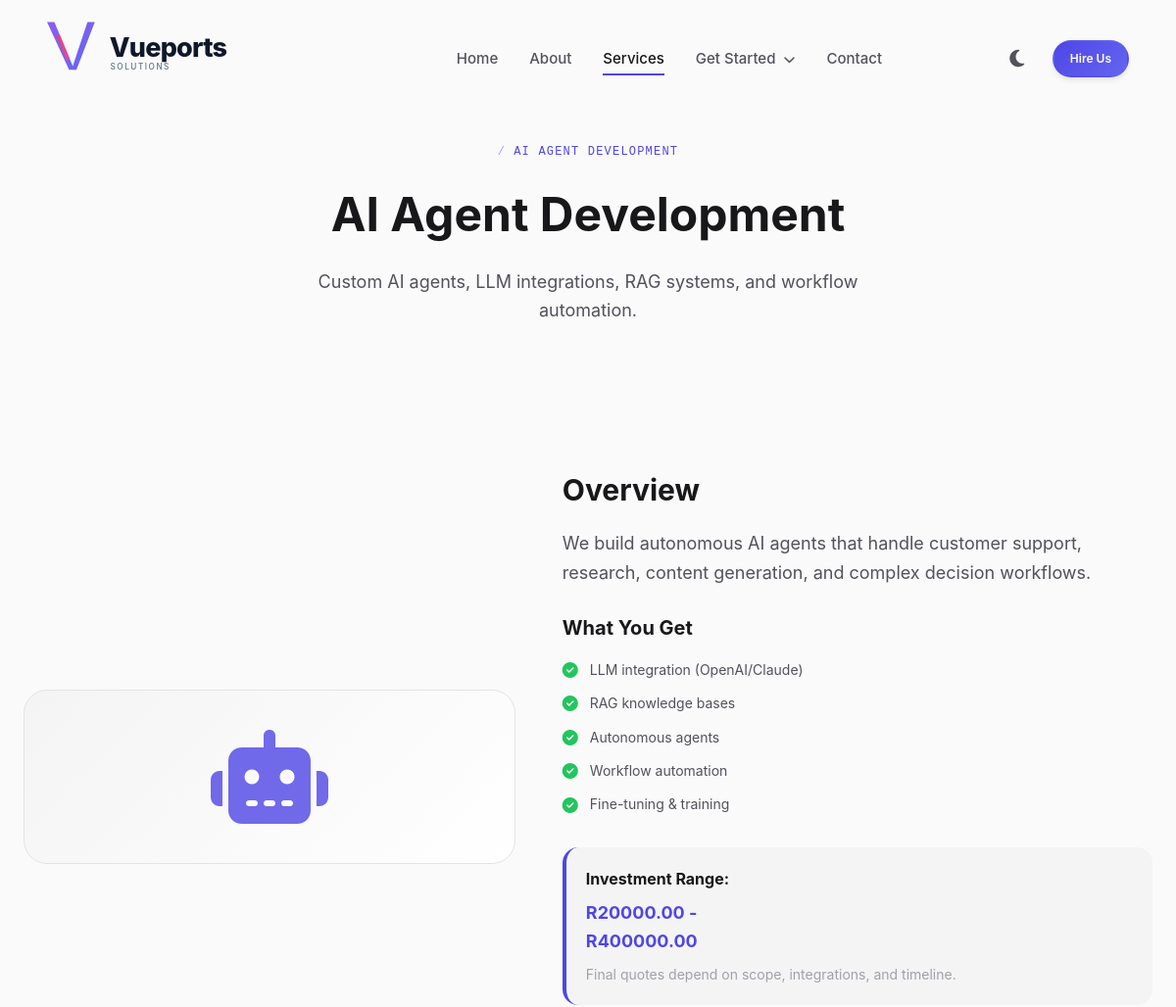
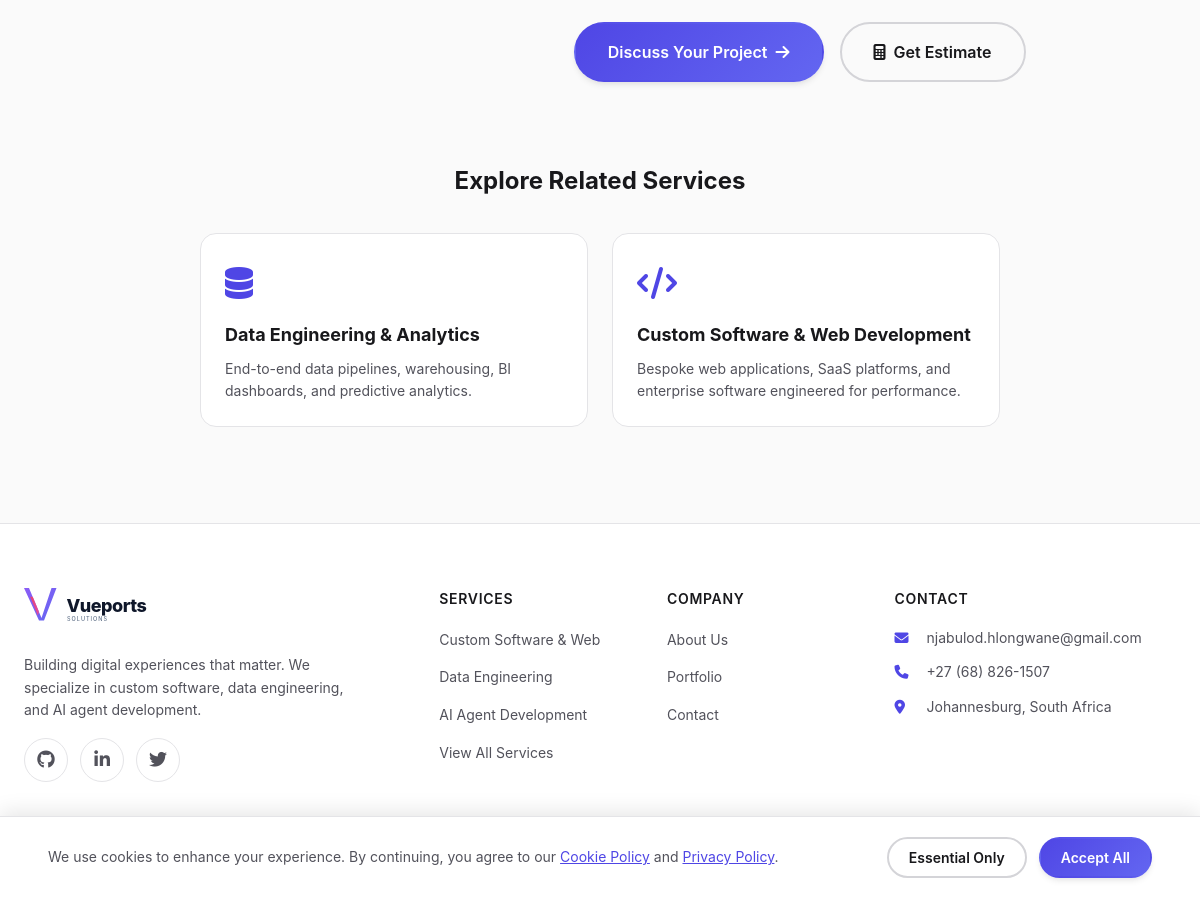
/service-detail.php?slug=ai-agent-development, run on the app's committed database (2 pictures, top to bottom).
### tables this page shows
CREATE TABLE `services` (
  `id` INT UNSIGNED AUTO_INCREMENT PRIMARY KEY,
  `title` VARCHAR(255) NOT NULL,
  `slug` VARCHAR(255) NOT NULL,
  `tagline` VARCHAR(255) DEFAULT NULL,
  `description` TEXT DEFAULT NULL,
  `long_description` LONGTEXT DEFAULT NULL,
  `features` JSON DEFAULT NULL,
  `price_min` DECIMAL(12,2) DEFAULT 0.00,
  `price_max` DECIMAL(12,2) DEFAULT 0.00,
  `price_note` VARCHAR(255) DEFAULT NULL,
  `delivery_time` VARCHAR(100) DEFAULT NULL,
  `icon` VARCHAR(100) DEFAULT 'fa-code',
  `image` VARCHAR(255) DEFAULT NULL,
  `sort_order` INT UNSIGNED DEFAULT 0,
  `status` ENUM('active','draft','archived') DEFAULT 'active',
  `meta_title` VARCHAR(255) DEFAULT NULL,
  `meta_description` VARCHAR(500) DEFAULT NULL,
  `created_at` DATETIME DEFAULT CURRENT_TIMESTAMP,
  `updated_at` DATETIME DEFAULT CURRENT_TIMESTAMP ON UPDATE CURRENT_TIMESTAMP,
  UNIQUE KEY `uk_services_slug` (`slug`),
  KEY `idx_services_status` (`status`),
  KEY `idx_services_sort` (`sort_order`)
);

CREATE TABLE `settings` (
  `id` INT UNSIGNED AUTO_INCREMENT PRIMARY KEY,
  `setting_key` VARCHAR(100) NOT NULL,
  `setting_value` TEXT DEFAULT NULL,
  `setting_group` VARCHAR(50) DEFAULT 'general',
  `is_encrypted` TINYINT(1) DEFAULT 0,
  `created_at` DATETIME DEFAULT CURRENT_TIMESTAMP,
  `updated_at` DATETIME DEFAULT CURRENT_TIMESTAMP ON UPDATE CURRENT_TIMESTAMP,
  UNIQUE KEY `uk_settings_key` (`setting_key`),
  KEY `idx_settings_group` (`setting_group`)
);

### includes/functions.php (called while the page is built, shortened)
<?php
require_once __DIR__ . '/../config/database.php';
function sanitize(string $data): string {
    return htmlspecialchars(strip_tags(trim($data)), ENT_QUOTES, 'UTF-8');
}
function getSetting(string $key, string $default = ''): string {
    static $cache = [];
    if (isset($cache[$key])) return $cache[$key];
    $db = db();
    try {
        $stmt = $db->prepare("SELECT setting_value FROM settings WHERE setting_key = ? LIMIT 1");
        $stmt->execute([$key]);
        $row = $stmt->fetch();
        $value = $row ? (string) $row['setting_value'] : $default;
        return $value;
    } catch (PDOException $e) {
        error_log("getSetting error: " . $e->getMessage());
        return $default;
    }
}
if (!function_exists('db')) {
    function db(): ?PDO {
        global $pdo;
        return $pdo ?? null;
    }
}

### service-detail.php (the view, shortened to what this page needs)
<?php
require_once 'includes/functions.php';
$slug = $_GET['slug'] ?? '';
$db = db();
$service = null;
if ($db) {
    $stmt = $db->prepare("SELECT * FROM services WHERE slug = ? AND status = 'active'");
    $stmt->execute([$slug]);
    $service = $stmt->fetch();
}
require_once 'includes/header.php';
$features = json_decode($service['features'] ?? '[]', true);
$related = [];
if ($db) {
    $stmt = $db->prepare("SELECT * FROM services WHERE slug != ? AND status = 'active' ORDER BY RAND() LIMIT 2");
    $stmt->execute([$slug]);
    $related = $stmt->fetchAll();
}
?>
<section class="services-hero" style="padding-top: 140px;">
    <div class="container">
        <span class="section-tag"><?= sanitize($service['title']) ?></span>
        <h1><?= sanitize($service['title']) ?></h1>
        <p><?= sanitize($service['description']) ?></p>
    </div>
</section>
<section class="section">
    <div class="container">
        <div class="service-detail-card" style="border-bottom: none; padding-bottom: 0;">
            <div class="service-detail-visual">
                <i class="fas <?= sanitize($service['icon']) ?>"></i>
            </div>
            <div class="service-detail-content">
                <h2>Overview</h2>
                <p><?= nl2br(sanitize($service['long_description'])) ?></p>
                <h3 style="margin-top: var(--space-6); margin-bottom: var(--space-4); font-size: var(--font-size-xl);">What You Get</h3>
                <ul class="feature-list">
                    <?php foreach ($features as $f): ?>
                    <li><i class="fas fa-check-circle"></i> <?= sanitize($f) ?></li>
                    <?php endforeach; ?>
                </ul>
                <div style="margin: var(--space-6) 0; padding: var(--space-5); background: var(--bg-secondary); border-radius: var(--border-radius-lg); border-left: 4px solid var(--color-accent);">
                    <strong style="color: var(--text-primary); display: block; margin-bottom: var(--space-2);">Investment Range:</strong>
                    <span style="font-size: var(--font-size-lg); color: var(--color-accent); font-weight: 700;"><p>R<?= sanitize($service['price_min']) ?> - </p><p>R<?= sanitize($service['price_max']) ?></p></span>
                    <p style="margin-top: var(--space-2); font-size: var(--font-size-sm); color: var(--text-muted);">Final quotes depend on scope, integrations, and timeline.</p>
                </div>
                <div style="display: flex; gap: var(--space-4); flex-wrap: wrap;">
                    <a href="contact.php?service=<?= sanitize($service['slug']) ?>" class="btn btn-primary btn-lg">
                        Discuss Your Project <i class="fas fa-arrow-right"></i>
                    </a>
                    <a href="calculator.php?service=<?= sanitize($service['slug']) ?>" class="btn btn-outline btn-lg">
                        <i class="fas fa-calculator"></i> Get Estimate
                    </a>
                </div>
            </div>
        </div>
        <?php if (!empty($related)): ?>
        <div style="margin-top: var(--space-16);">
            <h3 style="text-align: center; margin-bottom: var(--space-8); font-size: var(--font-size-2xl);">Explore Related Services</h3>
            <div class="grid grid-cols-2" style="gap: var(--space-6); max-width: 800px; margin: 0 auto;">
                <?php foreach ($related as $r): ?>
                <a href="service-detail.php?slug=<?= sanitize($r['slug']) ?>" class="card card-hover" style="text-decoration: none;">
                    <div style="font-size: 2rem; color: var(--color-accent); margin-bottom: var(--space-3);"><i class="fas <?= sanitize($r['icon']) ?>"></i></div>
                    <h4 style="font-size: var(--font-size-lg); margin-bottom: var(--space-2); color: var(--text-primary);"><?= sanitize($r['title']) ?></h4>
                    <p style="color: var(--text-secondary); font-size: var(--font-size-sm);"><?= sanitize($r['description']) ?></p>
                </a>
                <?php endforeach; ?>
            </div>
        </div>
        <?php endif; ?>
    </div>
</section>
<?php require_once 'includes/footer.php'; ?>

### includes/footer.php (shortened to what this page needs)
<?php
$email = getSetting('contact_email', 'njabulod.hlongwane@gmail.com');
$phone = getSetting('contact_phone', '+27 (68) 826-1507');
$location = getSetting('location', 'Johannesburg, SA');
$siteTitle = getSetting('site_title', 'Vueports Solutions');
?>
<footer class="footer">
    <div class="container">
        <div class="footer-grid">
            <div class="footer-brand">
                <a href="index.php" class="logo">
                    <svg xmlns="http://www.w3.org/2000/svg" viewBox="0 0 800 200" width="200" height="50">
                        <text x="170" y="95" font-family="Inter, -apple-system, BlinkMacSystemFont, sans-serif" font-size="72" font-weight="800" fill="#0f172a" letter-spacing="-2">Vueports</text>
                        <text x="172" y="130" font-family="Inter, -apple-system, BlinkMacSystemFont, sans-serif" font-size="22" font-weight="500" fill="#64748b" letter-spacing="4">SOLUTIONS</text>
                    </svg>
                </a>
                <p>Building digital experiences that matter. We specialize in custom software, data engineering, and AI agent development.</p>
                <div class="social-links">
                    <a href="https://github.com/byprojecthub" class="social-link" aria-label="GitHub" target="_blank" rel="noopener"><i class="fab fa-github"></i></a>
                    <a href="https://www.linkedin.com/in/njabulo-dlamini-58b66a268/" class="social-link" aria-label="LinkedIn" target="_blank" rel="noopener"><i class="fab fa-linkedin-in"></i></a>
                    <a href="https://x.com/Colourerr" class="social-link" aria-label="Twitter" target="_blank" rel="noopener"><i class="fab fa-twitter"></i></a>
                </div>
            </div>
            <div class="footer-links">
                <h4>Services</h4>
                <ul>
                    <li><a href="service-detail.php?slug=custom-software-web">Custom Software & Web</a></li>
                    <li><a href="service-detail.php?slug=data-engineering-analytics">Data Engineering</a></li>
                    <li><a href="service-detail.php?slug=ai-agent-development">AI Agent Development</a></li>
                    <li><a href="services.php">View All Services</a></li>
                </ul>
            </div>
            <div class="footer-links">
                <h4>Company</h4>
                <ul>
                    <li><a href="about.php">About Us</a></li>
                    <li><a href="portfolio.php">Portfolio</a></li>
                    <li><a href="contact.php">Contact</a></li>
                </ul>
            </div>
            <div class="footer-contact">
                <h4>Contact</h4>
                <p><i class="fas fa-envelope"></i> <a href="mailto:<?= sanitize($email) ?>"><?= sanitize($email) ?></a></p>
                <p><i class="fas fa-phone"></i> <a href="tel:<?= sanitize(preg_replace('/\D/', '', $phone)) ?>"><?= sanitize($phone) ?></a></p>
                <p><i class="fas fa-map-marker-alt"></i> <?= sanitize($location) ?></p>
            </div>
        </div>
        <div class="footer-bottom">
            <p>&copy; <?= date('Y') ?> <?= sanitize($siteTitle) ?>. All rights reserved.</p>
            <div class="footer-legal">
                <a href="legal/privacy.php">Privacy Policy</a>
                <a href="legal/terms.php">Terms of Service</a>
                <a href="legal/cookies.php">Cookie Policy</a>
            </div>
        </div>
    </div>
</footer>
</body>
</html>

### assets/css/style.css (style rules this page uses)
html { scroll-padding-top: 100px; }
.btn, .nav-link, .slider-btn, .tab, .hamburger, .theme-toggle { user-select: none; -webkit-user-select: none; }
strong, b { font-weight: 700; color: var(--text-primary); }
em, i { font-style: italic; }

### assets/css/variables.css (style rules this page uses)
:root { --color-primary-50: #eef2ff; --color-primary-100: #e0e7ff; --color-primary-200: #c7d2fe; --color-primary-300: #a5b4fc; --color-primary-400: #818cf8; --color-primary-500: #6366f1; --color-primary-600: #4f46e5; --color-primary-700: #4338ca; --color-primary-800: #3730a3; --color-primary-900: #312e81; --color-accent: var(--color-primary-600); --color-accent-light: var(--color-primary-500); --color-accent-dark: var(--color-primary-700); --color-success: #22c55e; --color-success-light: #dcfce7; --color-warning: #f59e0b; --color-warning-light: #fef3c7; --color-danger: #ef4444; --color-danger-light: #fee2e2; --color-info: #3b82f6; --color-info-light: #dbeafe; --color-white: #ffffff; --color-gray-50: #fafafa; --color-gray-100: #f4f4f5; --color-gray-200: #e4e4e7; --color-gray-300: #d4d4d8; --color-gray-400: #a1a1aa; --color-gray-500: #71717a; --color-gray-600: #52525b; --color-gray-700: #3f3f46; --color-gray-800: #27272a; --color-gray-900: #18181b; --bg-body: var(--color-gray-50); --bg-primary: var(--color-white); --bg-secondary: var(--color-gray-100); --bg-card: var(--color-white); --bg-hover: var(--color-gray-100); --bg-active: var(--color-primary-50); --bg-overlay: rgba(255, 255, 255, 0.92); --text-primary: var(--color-gray-900); --text-secondary: var(--color-gray-600); --text-muted: var(--color-gray-400); --text-inverse: var(--color-white); --text-link: var(--color-accent); --border-color: var(--color-gray-200); --border-color-light: var(--color-gray-100); --border-color-strong: var(--color-gray-300); --border-radius-sm: 6px; --border-radius-md: 10px; --border-radius-lg: 16px; --border-radius-xl: 24px; --border-radius-full: 9999px; --shadow-sm: 0 1px 2px 0 rgba(0, 0, 0, 0.05); --shadow-md: 0 4px 6px -1px rgba(0, 0, 0, 0.08), 0 2px 4px -1px rgba(0, 0, 0, 0.04); --shadow-lg: 0 10px 15px -3px rgba(0, 0, 0, 0.08), 0 4px 6px -2px rgba(0, 0, 0, 0.04); --shadow-xl: 0 20px 25px -5px rgba(0, 0, 0, 0.08), 0 10px 10px -5px rgba(0, 0, 0, 0.03); --shadow-glow: 0 0 20px rgba(79, 70, 229, 0.15); --shadow-glow-strong: 0 0 40px rgba(79, 70, 229, 0.25); --font-sans: 'Inter', -apple-system, BlinkMacSystemFont, 'Segoe UI', Roboto, sans-serif; --font-mono: 'Fira Code', 'SF Mono', Monaco, monospace; --font-size-xs: 0.75rem; --font-size-sm: 0.875rem; --font-size-base: 1rem; --font-size-lg: 1.125rem; --font-size-xl: 1.25rem; --font-size-2xl: 1.5rem; --font-size-3xl: 1.875rem; --font-size-4xl: 2.25rem; --font-size-5xl: 3rem; --font-size-6xl: 3.75rem; --space-1: 0.25rem; --space-2: 0.5rem; --space-3: 0.75rem; --space-4: 1rem; --space-5: 1.25rem; --space-6: 1.5rem; --space-8: 2rem; --space-10: 2.5rem; --space-12: 3rem; --space-16: 4rem; --space-20: 5rem; --space-24: 6rem; --container-max: 1200px; --container-padding: var(--space-6); --section-padding-y: var(--space-24); --section-padding-y-sm: var(--space-16); --transition-fast: 150ms ease; --transition-base: 250ms ease; --transition-slow: 400ms ease; --transition-bounce: 500ms cubic-bezier(0.34, 1.56, 0.64, 1); --z-dropdown: 100; --z-sticky: 200; --z-modal: 300; --z-popover: 400; --z-tooltip: 500; --z-toast: 600; }

### assets/css/utilities.css (style rules this page uses)
.container { width: 100%; max-width: var(--container-max); margin-left: auto; margin-right: auto; padding-left: var(--container-padding); padding-right: var(--container-padding); }
.grid { display: grid; }
.grid-cols-2 { grid-template-columns: repeat(2, 1fr); }

### data on the page
services: title "AI AGENT DEVELOPMENT", title "AI Agent Development", description "Custom AI agents, LLM integrations, RAG systems, and workflow automation.", long_description "We build autonomous AI agents that handle customer support, research, content generation, and complex decision workflows.", features "LLM integration (OpenAI/Claude)", features "RAG knowledge bases", features "Autonomous agents", features "Workflow automation", features "Fine-tuning & training", price_min "20000.00", price_max "400000.00"
services: title "Data Engineering & Analytics", description "End-to-end data pipelines, warehousing, BI dashboards, and predictive analytics."
services: title "Custom Software & Web Development", description "Bespoke web applications, SaaS platforms, and enterprise software engineered for performance."
settings: setting_value "njabulod.hlongwane@gmail.com"
settings: setting_value "+27 (68) 826-1507"
settings: setting_value "Johannesburg, South Africa"
